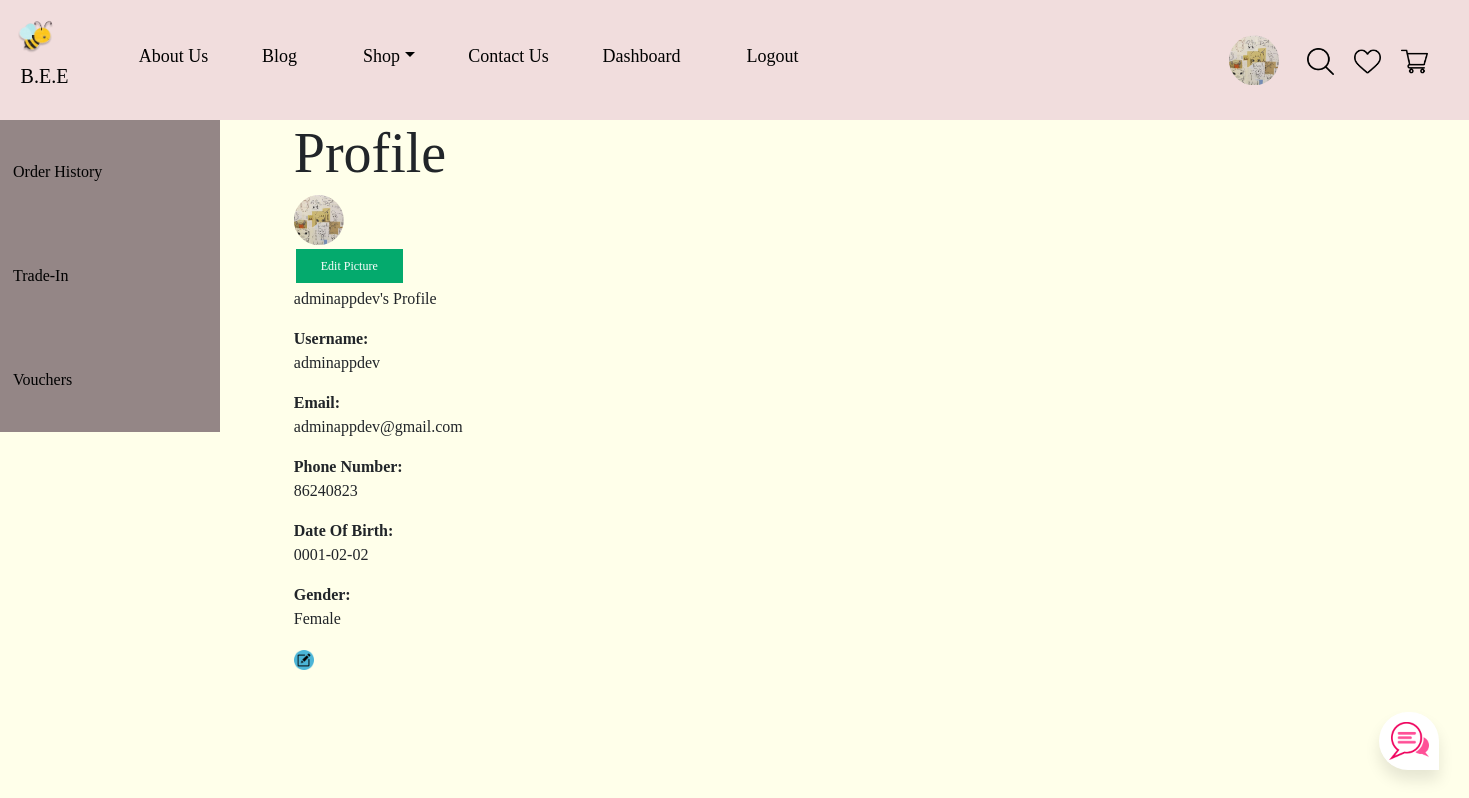
/profile/adminappdev (signed in), run on the app's committed database.
### tables this page shows
CREATE TABLE user (user_id INTEGER PRIMARY KEY AUTOINCREMENT, username VARCHAR(255) NOT NULL UNIQUE, email VARCHAR(255) NOT NULL UNIQUE, password INT(255) NOT NULL, phone_no INT(8), dob STRING, gender STRING, profile_pic LONGBLOB, datetime INT NOT NULL DEFAULT CURRENT_TIMESTAMP);

### app.py (the view)
@app.route('/profile/<username>')
@login_required
def profile(username):
    con = get_db()
    con.row_factory = sqlite3.Row
    cur = con.cursor()
    cur.execute('SELECT * FROM user WHERE username = ?', (username,))
    user = cur.fetchall()
    return render_template('profile.html', user=user)

### app.py (called while the page is built)
def get_db():
    db = getattr(g, '_database', None)
    if db is None:
        db = g._database = sqlite3.connect('database.db')
    return db

@app.teardown_appcontext
def close_connection(exception):
    db = getattr(g, '_database', None)
    if db is not None:
        db.close()

@app.before_request
def load_logged_in_user():
    user_id = session.get('user_id')
    if user_id is None:
        g.user = None
    else:
        g.user = get_db().execute(
            'SELECT * FROM user WHERE user_id = ?', (user_id,)
        ).fetchone()

def login_required(view):
    @functools.wraps(view)
    def wrapped_view(**kwargs):
        if g.user is None:
            return redirect(url_for('login'))
        return view(**kwargs)
    return wrapped_view

### templates/profile.html (shortened to what this page needs)
{% extends "base.html" %}
{% block content %}
<ul class="profilenav" style="float: left;">
    {% for users in user %}
    <li><a href="/order_history/{{ users['username'] }}">Order History</a></li>
    <li><a href="/view_tradeins/{{ users['username'] }}">Trade-In</a></li>
    <li><a href="/view_vouchers/{{ users['username'] }}">Vouchers</a></li>
    {% endfor %}
</ul>
<div style="float: left;margin-left:5%;">
    {% for users in user %}
    <h1 class="display-4">Profile</h1>
    <div>
        <img src="/static/img/{{ session['profile_pic'] }}" width="100px" class="rounded"><br>
        <a href="/editprofilepic/{{ users['username']}}" class="button">Edit Picture</a>
    </div>
    <p>{{ users['username']}}'s Profile</p>
    <b>Username:</b><p>  {{ users['username']}}</p>
    <b>Email:</b><p>  {{ users['email']}}</p>
    <b>Phone Number:</b><p>  {{ users['phone_no']}}</p>
    <b>Date Of Birth:</b><p>  {{ users['dob']}}</p>
    <b>Gender:</b><p>  {{ users['gender']}}</p>
    <a href="/editprofile"><img src="/static/img/img_5.png" width="20px"></a>
    {% endfor %}
</div>
{% endblock %}

### templates/base.html (style rules this page uses)
html { background-color: #ffffea; }
body { background-color: #FFFFEA; overflow-x: hidden; overflow-y: scroll; }
* { margin:0px; padding:0px; box-sizing: border-box; font-family: 'Anko'; }
::placeholder { text-align: center; color: gray; opacity: 1; }

### templates/profile.html (style rules this page uses)
body { background-color: #FFFFEA; }
.button { background-color: #04AA6D; border: none; color: white; padding: 8px 25px; text-align: center; text-decoration: none; display: inline-block; font-size: 12px; margin: 4px 2px; cursor: pointer; }
.rounded { clip-path: circle(); }
.profilenav { list-style-type: none; margin: 0; padding: 0; width: 15%; background-color: #948686; position: sticky; height: 100%; overflow: auto; }
.profilenav li a { display: block; color: #000; padding: 40px 13px; text-decoration: none; }

### data on the page
user: username "adminappdev", email "adminappdev@gmail.com", phone_no "86240823", dob "0001-02-02", gender "Female"
